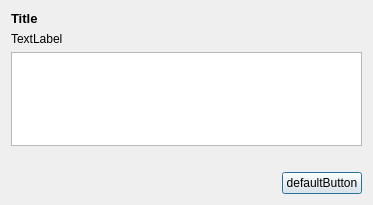
<?xml version="1.0" encoding="UTF-8"?>
<ui version="4.0">
 <class>ScriptDialog</class>
 <widget class="QDialog" name="ScriptDialog">
  <property name="geometry">
   <rect>
    <x>0</x>
    <y>0</y>
    <width>373</width>
    <height>205</height>
   </rect>
  </property>
  <property name="windowTitle">
   <string>Dialog</string>
  </property>
  <layout class="QVBoxLayout" name="verticalLayout_2">
   <item>
    <layout class="QVBoxLayout" name="verticalLayout">
     <item>
      <widget class="QLabel" name="fromText">
       <property name="font">
        <font>
         <pointsize>10</pointsize>
         <weight>75</weight>
         <bold>true</bold>
        </font>
       </property>
       <property name="text">
        <string>Title</string>
       </property>
      </widget>
     </item>
     <item>
      <widget class="QLabel" name="ownerText">
       <property name="text">
        <string>TextLabel</string>
       </property>
      </widget>
     </item>
     <item>
      <widget class="QPlainTextEdit" name="messageText"/>
     </item>
     <item>
      <layout class="QHBoxLayout" name="horizontalLayout"/>
     </item>
    </layout>
   </item>
   <item>
    <layout class="QHBoxLayout" name="horizontalLayout_3">
     <property name="topMargin">
      <number>0</number>
     </property>
     <item>
      <layout class="QGridLayout" name="dynamicButtonsContainer">
       <property name="topMargin">
        <number>0</number>
       </property>
      </layout>
     </item>
     <item>
      <spacer name="horizontalSpacer_3">
       <property name="orientation">
        <enum>Qt::Horizontal</enum>
       </property>
       <property name="sizeHint" stdset="0">
        <size>
         <width>40</width>
         <height>20</height>
        </size>
       </property>
      </spacer>
     </item>
    </layout>
   </item>
   <item>
    <layout class="QHBoxLayout" name="horizontalLayout_2">
     <property name="topMargin">
      <number>0</number>
     </property>
     <item>
      <spacer name="horizontalSpacer_2">
       <property name="orientation">
        <enum>Qt::Horizontal</enum>
       </property>
       <property name="sizeHint" stdset="0">
        <size>
         <width>40</width>
         <height>20</height>
        </size>
       </property>
      </spacer>
     </item>
     <item>
      <widget class="QPushButton" name="defaultButton">
       <property name="text">
        <string>defaultButton</string>
       </property>
      </widget>
     </item>
    </layout>
   </item>
  </layout>
 </widget>
 <resources/>
 <connections/>
</ui>
